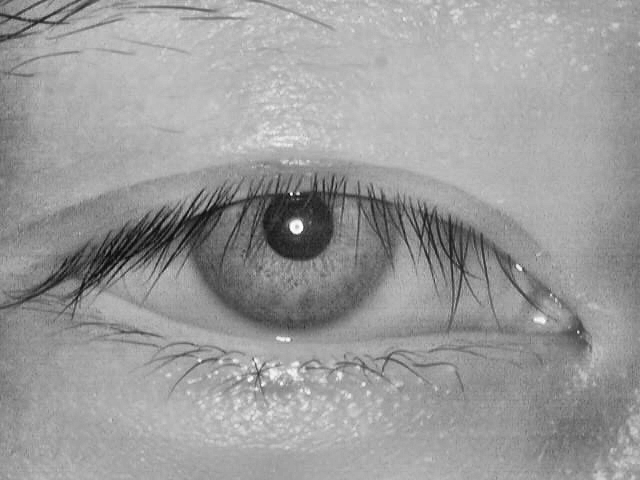
#> input picture valid_images/0000/0000_009.bmp, 640 x 480 px, found by its file name; its folder holds only this picture in this run
$ jupyter execute --allow-errors proj1_reconhecimento_de_iris.ipynb   (older library calls are emulated)
#> lines starting #> are read from the running program, lines starting #| are printed output that depends on the picture; after the words box and inside, x2 and y2 are one past the last pixel; in counts of white or black regions, pixels touching at a corner belong together
#> in percorre_pastas, image is the input picture: shape (480, 640, 3); min 7, max 255, mean 155
#> in percorre_pastas, `cl_img = clahe.apply(img)`:
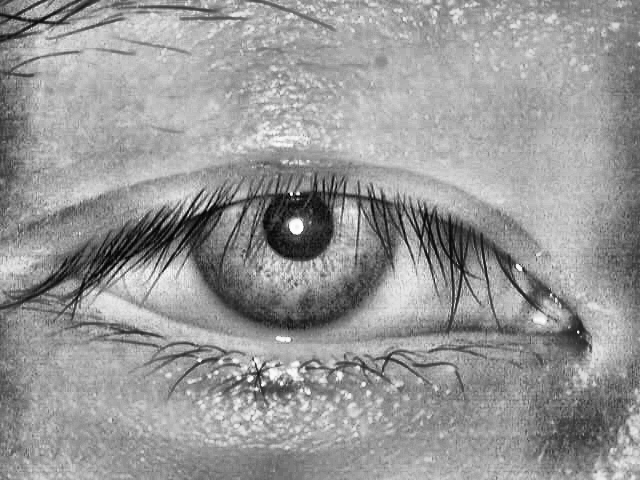
#> cl_img: shape (480, 640); min 1, max 255, mean 151.7
### G6_iris_recognition/encode_iris_model.py
# import the necessary packages
from imutils import paths
import pickle
import os
from G6_iris_recognition.feature_vec import *


def iris_test_model(train_db_path,train_db_model_path):
#> called with train_db_path = './valid_images', train_db_model_path = 'model.pickle'
    directory_list = list()
    for root, dirs, files in os.walk(
            train_db_path,
            topdown=False):
        for name in dirs:
            directory_list.append(os.path.join(root, name))

    print ("directory_list", directory_list)
    iris_names=[]
    iris_name_encodings=[]
    invalid_image=False
    lista=[]

    for directory in directory_list:
        # grab the paths to the input images in our dataset
        paths_to_images = list(paths.list_files(os.path.join(directory)))
        # initialize the list of iris_name_encodings and iris_names
        iris_encodings = []
        name = directory.split(os.path.sep)[-1]

        print ("name",name)
        # Encode the images located in the folder to thier respective numpy arrays
        invalid_image=False
        for path_to_image in paths_to_images:
            print ("path_to_image",path_to_image)
            # image = scipy.misc.imread(path_to_image)
            iris_encodings_in_image = engroup(path_to_image)
            if iris_encodings_in_image=="invalid image":
                invalid_image=True
            else:
                lista.append(path_to_image)
            # face_encodings_in_image = get_face_encodings(path_to_image)

            iris_encodings.append(iris_encodings_in_image)
        if invalid_image == True :
            print("invalid_image",name)
            invalid_image=False
        else:
            iris_names.append(name)
            iris_name_encodings.append(iris_encodings)


    print ("train_db_model_path",len(iris_names),len(iris_name_encodings))
    # dump the facial encodings + names to disk
    print("[INFO] serializing encodings...")
    data = {"encodings": iris_name_encodings, "names": iris_names}
    f = open(train_db_model_path, "wb")
    f.write(pickle.dumps(data))
    f.close()
    print ("OK")
    return iris_names, lista

### G6_iris_recognition/pupil2.py
from G6_iris_recognition.morph import *
import numpy as np
def pupil_detect(img):
	pupil=np.where((img<50) & (img>3),1.,0.)
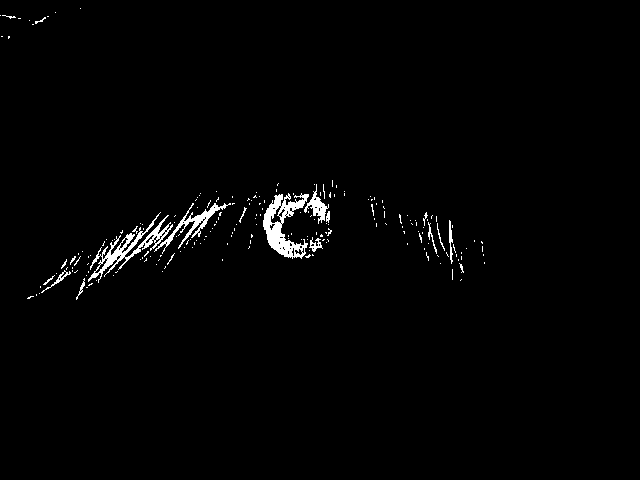
#> pupil: shape (480, 640) float64; values 0 (black) and 1 (white), 1.5% white; 204 white regions (187 under 20 px), largest, box (x1, y1, x2, y2) and area: (263, 193, 309, 259) 1329, (88, 212, 173, 283) 1129, (154, 203, 231, 254) 632
	pupil=erode(pupil,4)
	pupil=dilate(pupil,2)
	return pupil

### G6_iris_recognition/morph.py
# from numpy import zeros
from skimage.morphology import square, disk, dilation, erosion

def erode(img, size=3):
#> called with size = 4
	selem = disk(int(size))
	gmi = erosion(img, selem)
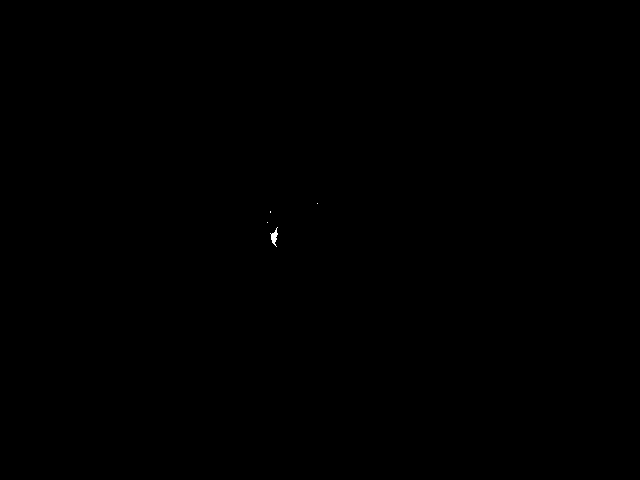
#> gmi: shape (480, 640) float64; values 0 (black) and 1 (white), 0.02% white; 4 white regions (3 under 20 px), largest, box (x1, y1, x2, y2) and area: (270, 227, 278, 247) 70
	# print("shapegmi2",gmi.shape[0],gmi.shape[1])
	return gmi

def dilate(img, size=3):
#> called with size = 2
	selem = disk(int(size))
	gmi = dilation(img, selem)
#> gmi: shape (480, 640) float64; values 0 (black) and 1 (white), 0.07% white; 4 white regions (3 under 20 px), largest, box (x1, y1, x2, y2) and area: (268, 225, 280, 249) 164
	# print("shapegmi2",gmi.shape[0],gmi.shape[1])
	return gmi

### G6_iris_recognition/locate2.py
from G6_iris_recognition.pupil2 import *
from G6_iris_recognition.iris2 import *
from numpy import zeros
from skimage import draw

def locate(img):
  # global east_mark, south_mark, west_mark, north_mark
  try:
    pupil_img = pupil_detect(img)
    rows = pupil_img.shape[0]
    cols = pupil_img.shape[1]

    for col in range(cols):
        col = cols - 1 - col
        if sum(pupil_img[:,col]) > 0:
            east_mark = col
            break

    for col in range(east_mark):
        col = east_mark - 1 - col
        if sum(pupil_img[:,col]) == 0:
            west_mark = col
            break

    for row in range(rows):
        row = rows - 1 - row
        if sum(pupil_img[row,:]) > 0:
            south_mark = row
            break

    for row in range(south_mark):
        row = south_mark - 1 - row
        if sum(pupil_img[row,:]) == 0:
            north_mark = row
            break

    center_x = int((west_mark + east_mark) / 2)
    center_y = int((north_mark + south_mark) / 2)

    lines = zeros([rows,cols])
    rr, cc = draw.line(south_mark,east_mark,north_mark,east_mark)
    lines[rr,cc] = 1
    rr, cc = draw.line(south_mark,west_mark,north_mark,west_mark)
    lines[rr,cc] = 1
    rr, cc = draw.line(south_mark,west_mark,south_mark,east_mark)
    lines[rr,cc] = 1
    rr, cc = draw.line(north_mark,west_mark,north_mark,east_mark)
    lines[rr,cc] = 1
    rr, cc = draw.disk((center_y,center_x),3)
    lines[rr,cc] = 1

    #Locating Iris bounding box
    iris_img = iris_detect(img)
#> in iris_detect, `iris=np.where((img>50) & (img < 120),1.,0.)`:
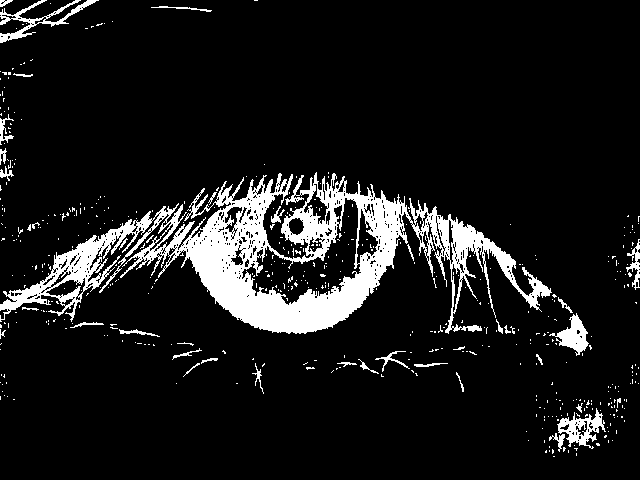
#> iris: shape (480, 640) float64; values 0 (black) and 1 (white), 10.2% white; 498 white regions (460 under 20 px), largest, box (x1, y1, x2, y2) and area: (0, 172, 552, 334) 25430, (0, 0, 99, 43) 895, (557, 408, 606, 449) 798
#> call 2 of dilate, with size = 4
#> in dilate (call 2), `gmi = dilation(img, selem)`:
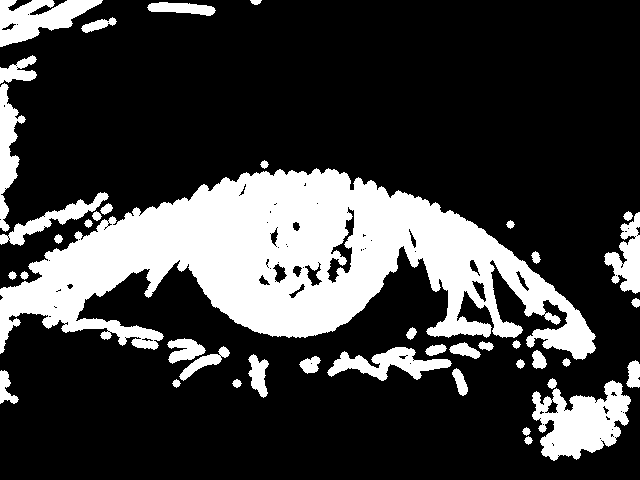
#> gmi: shape (480, 640) float64; values 0 (black) and 1 (white), 24% white; 42 white regions, largest, box (x1, y1, x2, y2) and area: (0, 168, 596, 360) 53676, (532, 380, 631, 461) 4692, (0, 0, 103, 47) 2580
#> call 2 of erode, with size = 2
#> in erode (call 2), `gmi = erosion(img, selem)`:
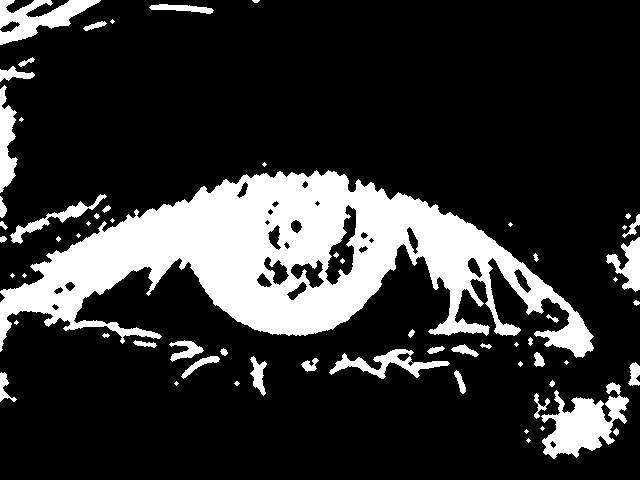
#> gmi: shape (480, 640) float64; values 0 (black) and 1 (white), 19.5% white; 64 white regions (23 under 20 px), largest, box (x1, y1, x2, y2) and area: (0, 170, 594, 358) 46480, (541, 382, 629, 459) 3310, (0, 0, 101, 45) 2050

    x = east_mark
    while(iris_img[center_y,x]) == 1: x += 1
#> this loop made 27 passes
#> after the loop, x = 346
    iris_east = x
#> iris_east = 346

    x = west_mark
    while(iris_img[center_y,x]) == 1: x -= 1
#> this loop made 35 passes
#> x on passes 1 to 8: 313, 312, 311, 310, 309, 308, 307, 306
#> after the loop, x = 279
    iris_west = x
#> iris_west = 279

    rr, cc = draw.line(0,iris_east,rows-1,iris_east)
#> rr = 480 values from 0 to 479; cc = 480 values from 346 to 346
    lines[rr,cc] = 1
    rr, cc = draw.line(0,iris_west,rows-1,iris_west)
#> cc = 480 values from 279 to 279
    lines[rr,cc] = 1

    # Displaying bounding boxes with lines
    full_color = zeros([rows,cols,3])
    for i in range(rows):
        for j in range(cols):
            full_color[i,j,0] = pupil_img[i,j]
            full_color[i,j,1] = lines[i,j]

    for i in range(rows):
        for j in range(cols):
            full_color[i,j,2] = iris_img[i,j]
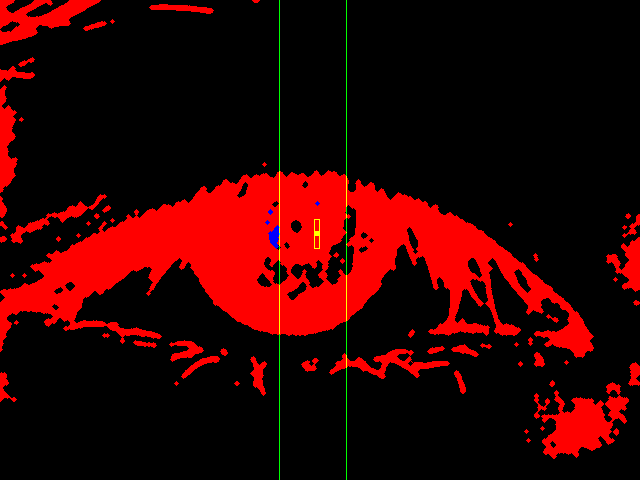
#> full_color: shape (480, 640, 3) float64; mean of channels 0, 1, 2 0.000677, 0.00341, 0.195; drawn as B, G, R

    #print('Eastern distance: ' + str(iris_east - center_x))
    #print('Western distance: ' + str(center_x - iris_west))
    #disp(full_color)

    # Generating mask:
    radius = max([(iris_east - center_x),(center_x - iris_west)])
#> radius = 37
    mask = zeros([rows,cols])

    rr, cc = draw.disk((center_y, center_x),radius)
#> rr = 4281 values from 197 to 269; cc = 4281 values, max 352 at index 1592, min 280 at index 1520, mean 316
    for i in range(len(rr)):
        if rr[i] < 0: rr[i] = 0
        if rr[i] >= rows: rr[i] = rows - 1
    for i in range(len(cc)):
        if cc[i] < 0: cc[i] = 0
        if cc[i] >= cols: cc[i] = cols - 1
    mask[rr,cc] = 1

    # rr, cc = draw.circle(center_y, center_x,(0.5*(east_mark-west_mark)))
    rr, cc = draw.disk((center_y, center_x),(0.5*(east_mark-west_mark)))

    for i in range(len(rr)):
        if rr[i] < 0: rr[i] = 0
        if rr[i] >= rows: rr[i] = rows - 1
    for i in range(len(cc)):
        if cc[i] < 0: cc[i] = 0
        if cc[i] >= cols: cc[i] = cols - 1
    mask[rr,cc] = 0

    # img = bnw(fname)
    # img = fname
    pad = 0
    masked_eye = zeros([img.shape[0]-2*pad,img.shape[1]-2*pad])
    for i in range(rows):
            for j in range(cols):
                masked_eye[i,j] = min([mask[i,j],img[pad+i,pad+j]])
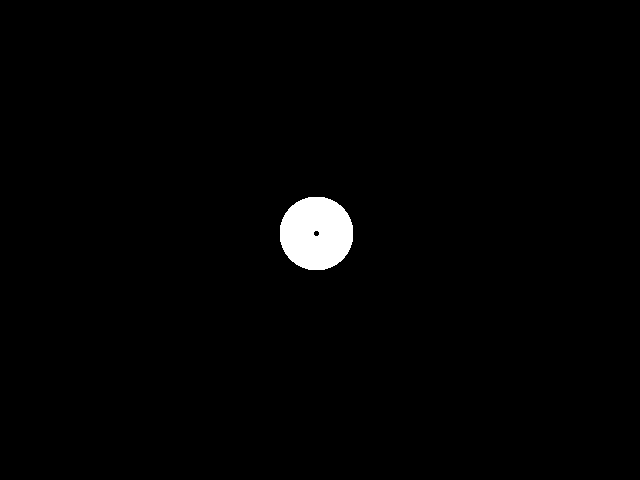
#> masked_eye: shape (480, 640) float64; values 0 (black) and 1 (white), 1.4% white; 1 white region, box (x1, y1, x2, y2) and area: (280, 197, 353, 270) 4260

    check_mask = zeros([rows,cols,3])
    for i in range(rows):
        for j in range(cols):
            check_mask[i,j,0] = img[i,j] * 0.8
            check_mask[i,j,1] = img[i,j] * (0.8 + 0.2*mask[i-2*pad,j-2*pad])
            check_mask[i,j,2] = img[i,j] * (0.8 + 0.2*mask[i-2*pad,j-2*pad])
#> (the rest of the program and of its run is left out)
